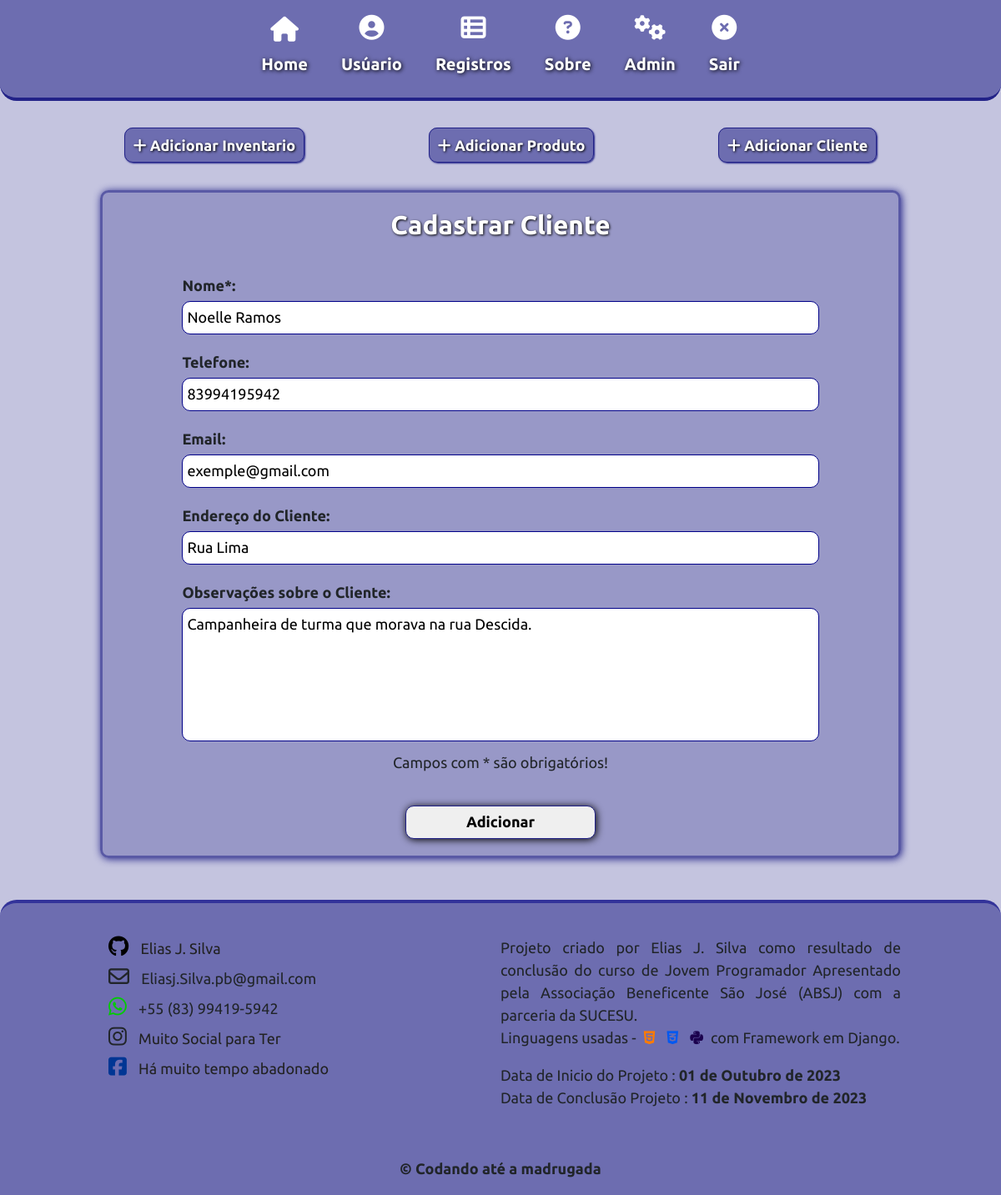
/Perfil/Cliente/Editar/1/ (signed in), run on the app's committed database.
### inventario/models.py (models this page shows, shortened)
class Cliente(models.Model):
    user = models.ForeignKey(get_user_model(), on_delete=models.CASCADE)
    cliente = models.CharField(max_length=150)
    endereco = models.CharField(max_length=200, blank=True, null=True)
    contato = models.CharField(max_length=15, blank=True, null=True)
    email = models.CharField(max_length=150,blank=True,null=True)
    data = models.DateField(auto_now_add=True)
    observacoes = models.TextField(blank=True, null=True)
    class Meta:
        ordering = ['cliente']

### inventario/views.py (the view)
# urls.py: path('Perfil/Cliente/Editar/<int:id>/', views.clienteEdit, name='clienteEdit'),
@login_required
def clienteEdit(request, id):
    cEdit = models.Cliente.objects.get(id=id)
    if request.method == 'POST':
        form_Cliente = forms.ClienteForm(request.POST, request.FILES, instance=cEdit)
        if form_Cliente.is_valid():
            form_Cliente = form_Cliente.save(commit=False)
            form_Cliente.save()
            messages.info(request, 'Cliente Editado com Sucesso!')
            return redirect('user')
    else:
        form_Cliente = forms.ClienteForm(instance=cEdit)
    return render(request, 'inventario/addCliente.html', {'cliente': form_Cliente})

### inventario/forms.py (shortened to what this page needs)
class ClienteForm(forms.ModelForm):
    class Meta:
        model = models.Cliente
        fields = ['cliente', 'endereco', 'contato', 'email', 'observacoes']

### templates/inventario/addCliente.html (shortened to what this page needs)
{% extends 'home.html' %}
{% load static %}
{% block content %}
<div class="register">
    <div class="add">
        <a href="{% url 'exisProduto' %}">
            <span><i class="fa-solid fa-plus icon"></i></span>
            <span>Adicionar Inventario</span>
        </a>
    </div>
    <div class="add">
        <a href="{% url 'addProduto' %}">
            <span><i class="fa-solid fa-plus icon"></i></span>
            <span>Adicionar Produto</span>
        </a>
    </div>
    <div class="add">
        <a href="{% url 'addCliente' %}">
            <span><i class="fa-solid fa-plus icon"></i></span>
            <span>Adicionar Cliente</span>
        </a>
    </div>
</div>
{% block inve %}
        <div class="conttBox">
            <div class="title"><h3>Cadastrar Cliente</h3></div>
            <div class="contt">
                <form action="" method="POST" enctype="multipart/form-data"> {% csrf_token %}
                        <label for="">Nome*:</label>
                        <span>{{ cliente.cliente }}</span>
                        <label for="">Telefone:</label>
                        <span>{{ cliente.contato }}</span>
                        <label for="">Email:</label>
                        <span>{{ cliente.email }}</span>
                        <label for="">Endereço do Cliente:</label>
                        <span>{{ cliente.endereco }}</span>
                        <label for="">Observações sobre o Cliente:</label>
                        <span>{{ cliente.observacoes }}</span>
                        <p>Campos com * são obrigatórios!</p>
                    <input type="submit" value="Adicionar">
                </form>
            </div>
        </div>
{% endblock inve %}
{% endblock %}

### static/css/styles.css (style rules this page uses)
* { margin: 0; padding: 0; box-sizing: border-box; font-size: 18px; font-family: 'Ubuntu', sans-serif; }
body { background-color: #2284; }
.entrar .login input[type=submit], .conttBox .contt form input[type=submit] { color: #000; width: 30%; margin: 20px auto; height: 40px; text-align: center; font-weight: bold; border: 1px solid #228; border-radius: 10px; box-shadow: 1px 1px 10px #000; }
.regist .pesq a, .pesq button, .search-pesq input, .register .add a { width: 90%; background-color: #2288; text-decoration: none; padding: 10px; border-radius: 10px; border: 1px solid #228; color: #fff; font-weight: bold; text-shadow: 1px 1px 3px #000; box-shadow: 1px 1px 2px #228; }
.regist .regist-list > h2, .conttBox .title h3 { color: #fff; text-shadow: 1px 1px 3px #000; font-weight: bold; text-align: center; margin: 20px 0; }
.register { display: flex; flex-direction: row; justify-content: space-evenly; margin: 40px 0; }
.conttBox { width: 80%; margin: 0 auto; background-color: #2284; border: #2288 solid 3px; box-shadow: 1px 1px 10px #228; border-radius: 10px; position: relative; }
.conttBox .contt { width: 80%; margin: 0 auto; }
.conttBox .contt form label { display: block; margin: 20px 0 5px 0; font-weight: bold; }
.conttBox .contt form { display: flex; flex-direction: column; }
.conttBox .contt form input[type=number], input[type=text], select, textarea { width: 100%; border-radius: 10px; height: 40px; margin: 0 auto; outline: none; border: 1px solid #008; padding: 5px; }
.conttBox .contt form textarea { height: 20vh; resize: none; }
.conttBox .contt form p { text-align: center; margin-top: 5px; }

### data on the page
Cliente: cliente "Noelle Ramos", contato "83994195942", email "exemple@gmail.com", endereco "Rua Lima", observacoes "Campanheira de turma que morava na rua Descida."
